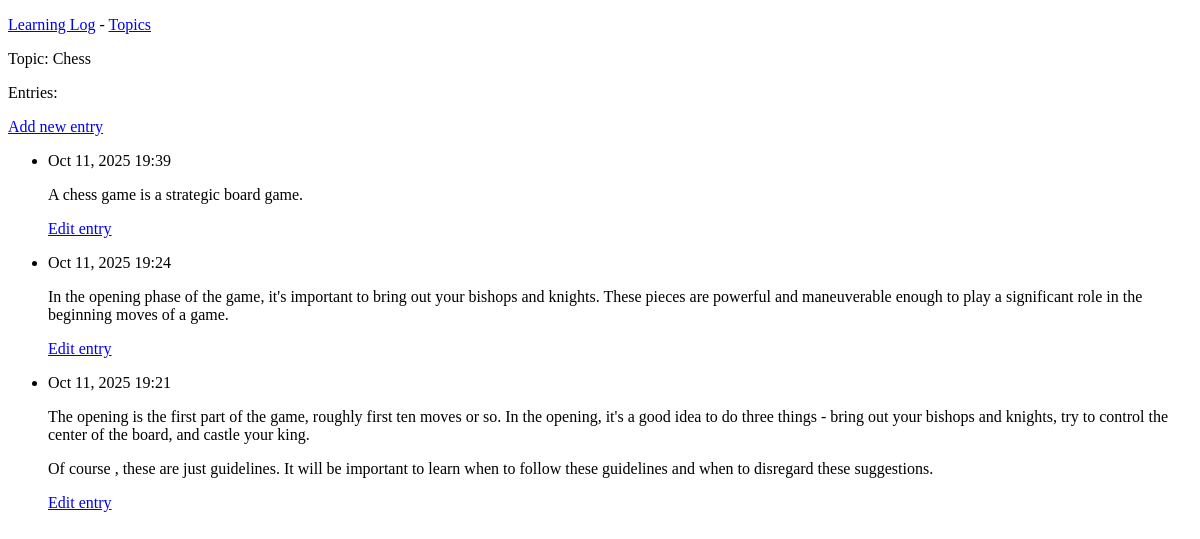
Page /topics/1/ on the earlier database version.
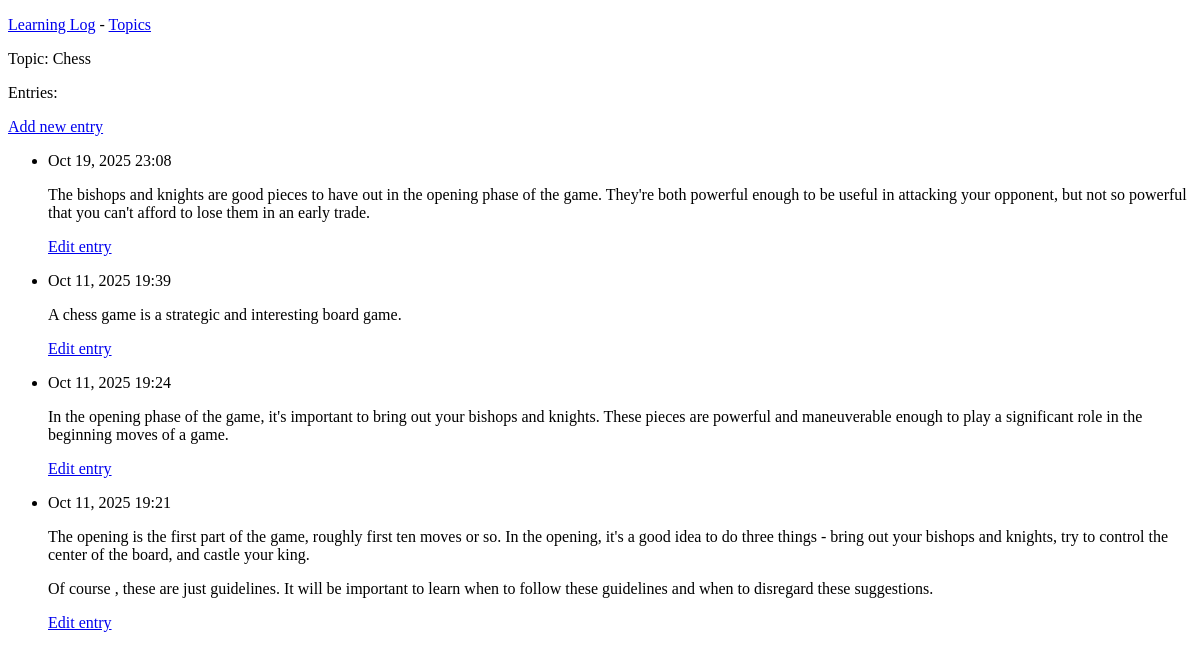
Same page on the later database version.
### learning_logs/models.py (models this page shows, shortened)
class Topic(models.Model):
    text = models.CharField(max_length=200)
    date_added = models.DateTimeField(auto_now_add=True)
    def __str__(self):
        return self.text

class Entry(models.Model):
    topic = models.ForeignKey(Topic, on_delete=models.CASCADE)
    text = models.TextField()
    date_added = models.DateTimeField(auto_now_add=True)
    class Meta:
        verbose_name_plural = 'entries'

### learning_logs/views.py (the view)
# urls.py: path('topics/<int:topic_id>/', views.topic, name="topic"),
def topic(request, topic_id):
    topic = Topic.objects.get(id=topic_id)
    entries = topic.entry_set.order_by('-date_added')
    context = {'topic': topic, 'entries': entries}
    return render(request, 'learning_logs/topic.html', context)

### learning_logs/templates/learning_logs/topic.html (shortened to what this page needs)
{% extends "learning_logs/base.html" %}
{% block content %}
    <p>Topic: {{ topic }}</p>
    <p>Entries:</p>
    <p>
        <a href="{% url 'learning_logs:new_entry' topic.id %}">Add new entry</a>
    </p>
    <ul>
        {% for entry in entries %}
            <li>
                <p>{{ entry.date_added|date:'M d, Y H:i' }}</p>
                <p>{{ entry.text|linebreaks }}</p>
                <p>
                    <a href="{% url 'learning_logs:edit_entry' entry.id %}">Edit entry</a>
                </p>
            </li>
        {% empty %}
            <li>There are no entries for this topic yet.</li>
        {% endfor %}
    </ul>
{% endblock content %}

### learning_logs/templates/learning_logs/base.html (shortened to what this page needs)
<!DOCTYPE html>
<html lang="en">
    <head>
    </head>
    <body>
        <p>
            <a href="{% url 'learning_logs:index' %}">Learning Log</a> -
            <a href="{% url 'learning_logs:topics' %}">Topics</a>
        </p>
        {% block content %}{% endblock content %}
    </body>
</html>

Differences in the rows shown:
added Entry: date_added "Oct 19, 2025 23:08", text "The bishops and knights are good pieces to have out in the opening phase of the game. They're both powerful enough to be useful in attacking your opponent, but not so powerful that you can't afford to lose them in an early trade."
changed Entry: text "A chess game is a strategic board game." → "A chess game is a strategic and interesting board game."
